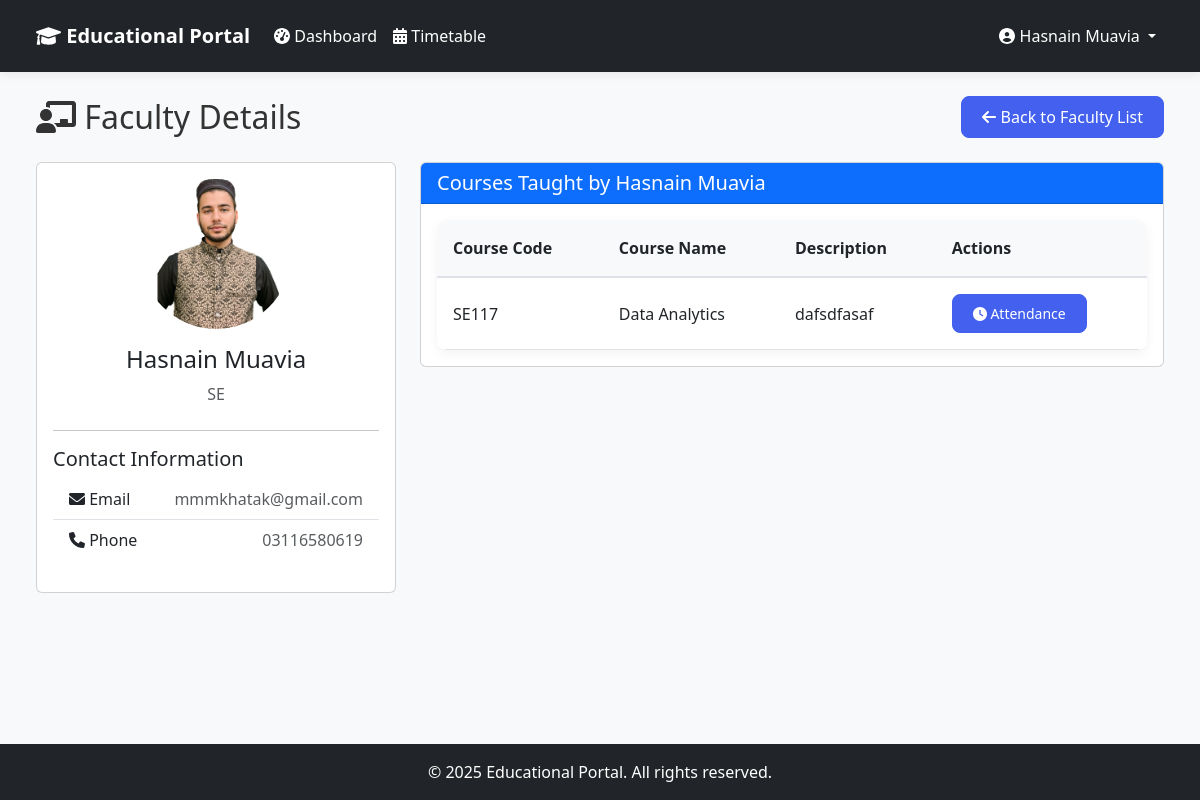
The page /student-dashboard/faculty/5/ (signed in) on the database its author committed.
### core/models.py (models this page shows, shortened)
class User(AbstractUser):
    role = models.CharField(
        max_length=10,
        choices=Role.choices,
        default=Role.STUDENT,
    )
    def is_faculty(self):
        return self.role == Role.FACULTY
    def is_student(self):
        return self.role == Role.STUDENT

class Faculty(models.Model):
    user = models.OneToOneField(User, on_delete=models.CASCADE, related_name='faculty_profile')
    profile_picture = models.ImageField(upload_to='faculty/', null=True, blank=True)
    department = models.CharField(max_length=100, blank=True, null=True)
    phone = models.CharField(max_length=20, blank=True, null=True)

class Course(models.Model):
    name = models.CharField(max_length=100)
    code = models.CharField(max_length=20, unique=True)
    description = models.TextField(blank=True, null=True)

### student_dashboard/views.py (the view)
# urls.py: path('faculty/', views.view_faculty, name='student_view_faculty'),
@login_required
@user_passes_test(is_student)
def view_faculty(request, faculty_id=None):
    student = get_object_or_404(Student, user=request.user)
    student_courses = student.courses.all()
    faculty_list = Faculty.objects.filter(course_assignments__course__in=student_courses).distinct()
    if faculty_id:
        faculty = get_object_or_404(Faculty, id=faculty_id)
        courses = Course.objects.filter(
            faculty_assignments__faculty=faculty,
            students=student
        ).distinct()
        context = {
            'faculty': faculty,
            'courses': courses,
        }
        return render(request, 'student_dashboard/faculty_details.html', context)
    context = {
        'faculty_list': faculty_list,
    }
    return render(request, 'student_dashboard/faculty_list.html', context)

### student_dashboard/views.py (called while the page is built)
def is_student(user):
    return user.is_authenticated and user.is_student()

### templates/student_dashboard/faculty_details.html (shortened to what this page needs)
{% extends 'base.html' %}
{% block content %}
<div class="container-fluid">
    <div class="d-flex justify-content-between align-items-center mb-4">
        <h2 class="mb-0"><i class="fas fa-chalkboard-teacher"></i> Faculty Details</h2>
        <a href="{% url 'student_view_faculty' %}" class="btn btn-primary">
            <i class="fas fa-arrow-left"></i> Back to Faculty List
        </a>
    </div>
    <div class="row">
        <div class="col-md-4 mb-4">
            <div class="card">
                <div class="card-body">
                    <div class="text-center mb-4">
                        {% if faculty.profile_picture %}
                        <img src="{{ faculty.profile_picture.url }}" alt="{{ faculty.user.get_full_name }}" class="rounded-circle mb-3" style="width: 150px; height: 150px; object-fit: cover;">
                        {% else %}
                        <div class="avatar-circle bg-primary text-white mx-auto mb-3" style="width: 150px; height: 150px; font-size: 3rem;">
                            {{ faculty.user.first_name|first|upper }}{{ faculty.user.last_name|first|upper }}
                        </div>
                        {% endif %}
                        <h4>{{ faculty.user.get_full_name }}</h4>
                        <p class="text-muted">{{ faculty.department|default:"No Department" }}</p>
                    </div>
                    <hr>
                    <div class="mb-3">
                        <h5 class="card-title">Contact Information</h5>
                        <ul class="list-group list-group-flush">
                            <li class="list-group-item d-flex justify-content-between align-items-center">
                                <span><i class="fas fa-envelope"></i> Email</span>
                                <span class="text-muted">{{ faculty.user.email }}</span>
                            </li>
                            {% if faculty.phone %}
                            <li class="list-group-item d-flex justify-content-between align-items-center">
                                <span><i class="fas fa-phone"></i> Phone</span>
                                <span class="text-muted">{{ faculty.phone }}</span>
                            </li>
                            {% endif %}
                        </ul>
                    </div>
                </div>
            </div>
        </div>
        <div class="col-md-8">
            <div class="card">
                <div class="card-header bg-primary text-white">
                    <h5 class="card-title mb-0">Courses Taught by {{ faculty.user.get_full_name }}</h5>
                </div>
                <div class="card-body">
                    {% if courses %}
                    <div class="table-responsive">
                        <table class="table table-hover">
                            <thead>
                                <tr>
                                    <th>Course Code</th>
                                    <th>Course Name</th>
                                    <th>Description</th>
                                    <th>Actions</th>
                                </tr>
                            </thead>
                            <tbody>
                                {% for course in courses %}
                                <tr>
                                    <td>{{ course.code }}</td>
                                    <td>{{ course.name }}</td>
                                    <td>{{ course.description|truncatechars:50 }}</td>
                                    <td>
                                        <a href="{% url 'student_course_attendance' course.id %}" class="btn btn-sm btn-primary">
                                            <i class="fas fa-clock"></i> Attendance
                                        </a>
                                    </td>
                                </tr>
                                {% endfor %}
                            </tbody>
                        </table>
                    </div>
                    {% else %}
                    <div class="alert alert-info">
                        <i class="fas fa-info-circle"></i> You are not enrolled in any courses taught by this faculty member.
                    </div>
                    {% endif %}
                </div>
            </div>
        </div>
    </div>
</div>
{% endblock %}

### templates/base.html (shortened to what this page needs)
<!DOCTYPE html>
<html lang="en">
<head>
    <link href="https://cdn.jsdelivr.net/npm/bootstrap@5.3.0/dist/css/bootstrap.min.css" rel="stylesheet">
    {% load static %}
    <link href="{% static 'css/style.css' %}" rel="stylesheet">
</head>
<body class="d-flex flex-column min-vh-100">
    <nav class="navbar navbar-expand-lg navbar-dark bg-dark">
        <div class="container-fluid">
            <a class="navbar-brand" href="{% url 'home' %}">
                <i class="fas fa-graduation-cap"></i> Educational Portal
            </a>
            {% if user.is_authenticated %}
            <div class="collapse navbar-collapse" id="navbarNav">
                <ul class="navbar-nav me-auto">
                    {% if user.is_superuser %}
                    <li class="nav-item">
                        <a class="nav-link {% if request.resolver_match.url_name == 'admin_dashboard' %}active{% endif %}" href="{% url 'admin_dashboard' %}">
                            <i class="fas fa-tachometer-alt"></i> Dashboard
                        </a>
                    </li>
                    <li class="nav-item">
                        <a class="nav-link {% if request.resolver_match.url_name == 'manage_courses' %}active{% endif %}" href="{% url 'manage_courses' %}">
                            <i class="fas fa-book"></i> Courses
                        </a>
                    </li>
                    <li class="nav-item">
                        <a class="nav-link {% if request.resolver_match.url_name == 'manage_students' %}active{% endif %}" href="{% url 'manage_students' %}">
                            <i class="fas fa-user-graduate"></i> Students
                        </a>
                    </li>
                    <li class="nav-item">
                        <a class="nav-link {% if request.resolver_match.url_name == 'manage_faculty' %}active{% endif %}" href="{% url 'manage_faculty' %}">
                            <i class="fas fa-chalkboard-teacher"></i> Faculty
                        </a>
                    </li>
                    {% elif user.is_faculty %}
                    <li class="nav-item">
                        <a class="nav-link {% if request.resolver_match.url_name == 'faculty_dashboard' %}active{% endif %}" href="{% url 'faculty_dashboard' %}">
                            <i class="fas fa-tachometer-alt"></i> Dashboard
                        </a>
                    </li>
                    {% else %}
                    <li class="nav-item">
                        <a class="nav-link {% if request.resolver_match.url_name == 'student_dashboard' %}active{% endif %}" href="{% url 'student_dashboard' %}">
                            <i class="fas fa-tachometer-alt"></i> Dashboard
                        </a>
                    </li>
                    <li class="nav-item">
                        <a class="nav-link {% if request.resolver_match.url_name == 'student_timetable' %}active{% endif %}" href="{% url 'student_timetable' %}">
                            <i class="fas fa-calendar-alt"></i> Timetable
                        </a>
                    </li>
                    {% endif %}
                </ul>
                <div class="navbar-nav">
                    <li class="nav-item dropdown">
                        <a class="nav-link dropdown-toggle" href="#" id="navbarDropdown" role="button" data-bs-toggle="dropdown">
                            <i class="fas fa-user-circle"></i> {{ user.get_full_name|default:user.username }}
                        </a>
                    </li>
                </div>
            </div>
            {% endif %}
        </div>
    </nav>
    <main class="flex-grow-1 py-4">
        <div class="container-fluid px-4">
            {% block content %}
            {% endblock %}
        </div>
    </main>
    <footer class="footer mt-auto py-3 bg-dark text-white">
        <div class="container text-center">
            <p class="mb-0">&copy; {% now "Y" %} Educational Portal. All rights reserved.</p>
        </div>
    </footer>
</body>
</html>

### static/css/style.css (style rules this page uses)
body { min-height: 100vh; display: flex; flex-direction: column; background-color: #f8f9fa; font-family: 'Poppins', 'Segoe UI', Roboto, 'Helvetica Neue', Arial, sans-serif; color: #333; margin: 0; padding: 0; }
main { flex: 1; display: flex; flex-direction: column; }
:root { --primary-color: #4361ee; --primary-dark: #3a56d4; --secondary-color: #6c757d; --success-color: #198754; --info-color: #0dcaf0; --warning-color: #ffc107; --danger-color: #dc3545; --light-color: #f8f9fa; --dark-color: #212529; --text-color: #333; --text-muted: #6c757d; --border-radius: 10px; --box-shadow: 0 10px 30px rgba(0, 0, 0, 0.1); }
.table-responsive { border-radius: var(--border-radius); box-shadow: 0 4px 12px rgba(0, 0, 0, 0.05); overflow: hidden; }
.table { background-color: #fff; margin-bottom: 0; }
.table thead th { background-color: #f8f9fa; border-bottom: 2px solid #dee2e6; font-weight: 600; color: var(--dark-color); padding: 1rem; }
.table tbody td { padding: 1rem; vertical-align: middle; }
.navbar { box-shadow: 0 2px 10px rgba(0, 0, 0, 0.08); background-color: #212529; padding: 0.75rem 1.5rem; }
.navbar-dark .navbar-nav .nav-link, .navbar-dark .navbar-brand, .navbar-dark .nav-link { color: #fff !important; }
.navbar-brand { font-weight: 700; color: var(--primary-color); }
.nav-link { font-weight: 500; color: var(--dark-color); padding: 0.75rem 1rem; transition: all 0.3s ease; }
.btn { font-weight: 500; padding: 0.5rem 1.25rem; border-radius: 8px; transition: all 0.3s ease; }
.btn-primary { background-color: var(--primary-color); border-color: var(--primary-color); }
.footer { background-color: #343a40; color: #fff; padding: 1.5rem 0; }
.fade-in { animation: fadeIn 0.5s ease-out; }

### rows shown on the page
User: get_full_name "Hasnain Muavia"
Faculty: profile_picture (picture), user.get_full_name "Hasnain Muavia", department "SE", user.email "mmmkhatak@gmail.com", phone "03116580619"
Course: code "SE117", name "Data Analytics", description "dafsdfasaf"
